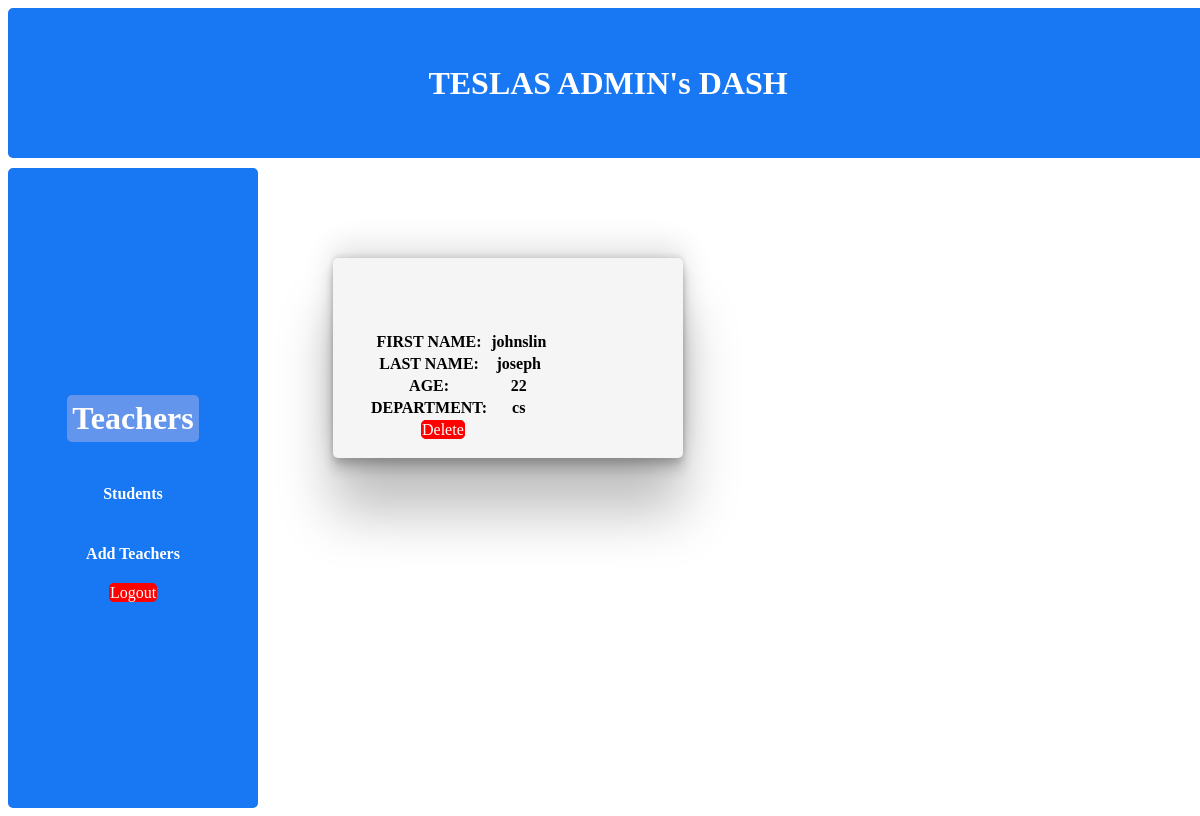
Screenshot of /admindash with the database file from the repository.
### cmsapp/models.py (models this page shows)
class Profile(models.Model):
    user = models.OneToOneField(settings.AUTH_USER_MODEL, on_delete=models.CASCADE)
    first_name = models.CharField(max_length=30)
    last_name = models.CharField(max_length=30)
    age=models.IntegerField()
    department=models.CharField(max_length=50)
    is_first_login = models.BooleanField(default=True)
    staff= models.ForeignKey(User, on_delete=models.CASCADE,related_name='profile_staff')

### cmsapp/views.py (the view)
# urls.py: path('admindash',views.admindash,name="admindash"),
def admindash(request):
    staff_profiles = Profile.objects.filter(staff=True)
    return render(request,"admindash.html",{"staff_profiles":staff_profiles})

### Templates/admindash.html (shortened to what this page needs)
{% load static %}
<!DOCTYPE html>
<html lang="en">
  <head>
    <link rel="stylesheet" href="{% static 'css/admindash.css' %}" />
    <link
      rel="stylesheet"
      href="https://cdn.jsdelivr.net/npm/bootstrap-icons@1.11.3/font/bootstrap-icons.min.css"
    />
  </head>
  <body>
    <div class="main">
      <div class="mainnav">
        <h1>TESLAS ADMIN's DASH</h1>
      </div>
      <div class="dash">
        <div class="dashmenu">
          <h1><a href="{% url 'admindash' %}">Teachers</a></h1>
          <h4><a href="{% url  'admindashstudents' %}">Students</a></h4>
          <h4><a href="{% url 'addstaff' %}">Add Teachers</a></h4>
          <span><a href="{% url 'logoutuser' %}" style="background-color: red; border-radius: 5px; border:1px red solid; text-decoration: none; color: white;">Logout</a></span>
        </div>
        <div class="dashwork">
          {% for i in staff_profiles %}
          <div class="card">
            <div class="profname">
              <table >
                <tr>
                  <th>FIRST NAME:</th>
                  <th>{{ i.first_name }}</th>
                </tr>
                <br />
                <tr>
                  <th>LAST NAME:</th>
                  <th>{{ i.last_name }}</th>
                </tr>
                <br />
                <tr>
                  <th>AGE:</th>
                  <th>{{ i.age }}</th>
                </tr>
                <br/>
                <tr>
                    <th>DEPARTMENT:</th>
                    <th> {{i.department}}</th>
                </tr>
                <tr>
                   <td><a href="" style="background-color: red; border-radius: 5px; border:1px red solid; text-decoration: none; color: white;margin-left: 50px;">Delete</a></td>
                </tr>
                <br/>
              </table>
            </div>
          </div>
          {% endfor %}
        </div>
      </div>
    </div>
  </body>
</html>

### Static/css/admindash.css (style rules this page uses)
.mainnav { background-color: rgb(24, 119, 242); position: fixed; width: 100%; color: white; display: flex; justify-content: center; align-items: center; height: 150px; border-radius: 5px; margin: 0px; }
.dashmenu { background-color: rgb(24, 119, 242); color: white; width: 250px; height: 80vh; position: fixed; margin-top: 160px; border-radius: 5px; display: flex; flex-direction: column; align-items:center ; justify-content: center; }
.dash { width: 100%; display: flex; flex-direction: row; flex-wrap: wrap; }
.dashmenu a { text-decoration: none; color: white; }
.dashmenu h1 { background-color: cornflowerblue; border-radius: 5px; padding: 5px; }
.card { height: 200px; width: 350px; background-color:whitesmoke; border-radius: 5px; box-shadow: rgba(0, 0, 0, 0.25) 0px 54px 55px, rgba(0, 0, 0, 0.12) 0px -12px 30px, rgba(0, 0, 0, 0.12) 0px 4px 6px, rgba(0, 0, 0, 0.17) 0px 12px 13px, rgba(0, 0, 0, 0.09) 0px -3px 5px; margin-top: -100px; display: flex; flex-direction: column; margin-left: -500px; }
.dashwork { display: flex; align-items: center; justify-content: space-evenly; width: 700px; height: 100vh; flex-wrap: wrap; margin-left:400px ; }
.profname { padding-left: 10%; }

### rows the page displays
Profile: first_name "johnslin", last_name "joseph", age "22", department "cs"
